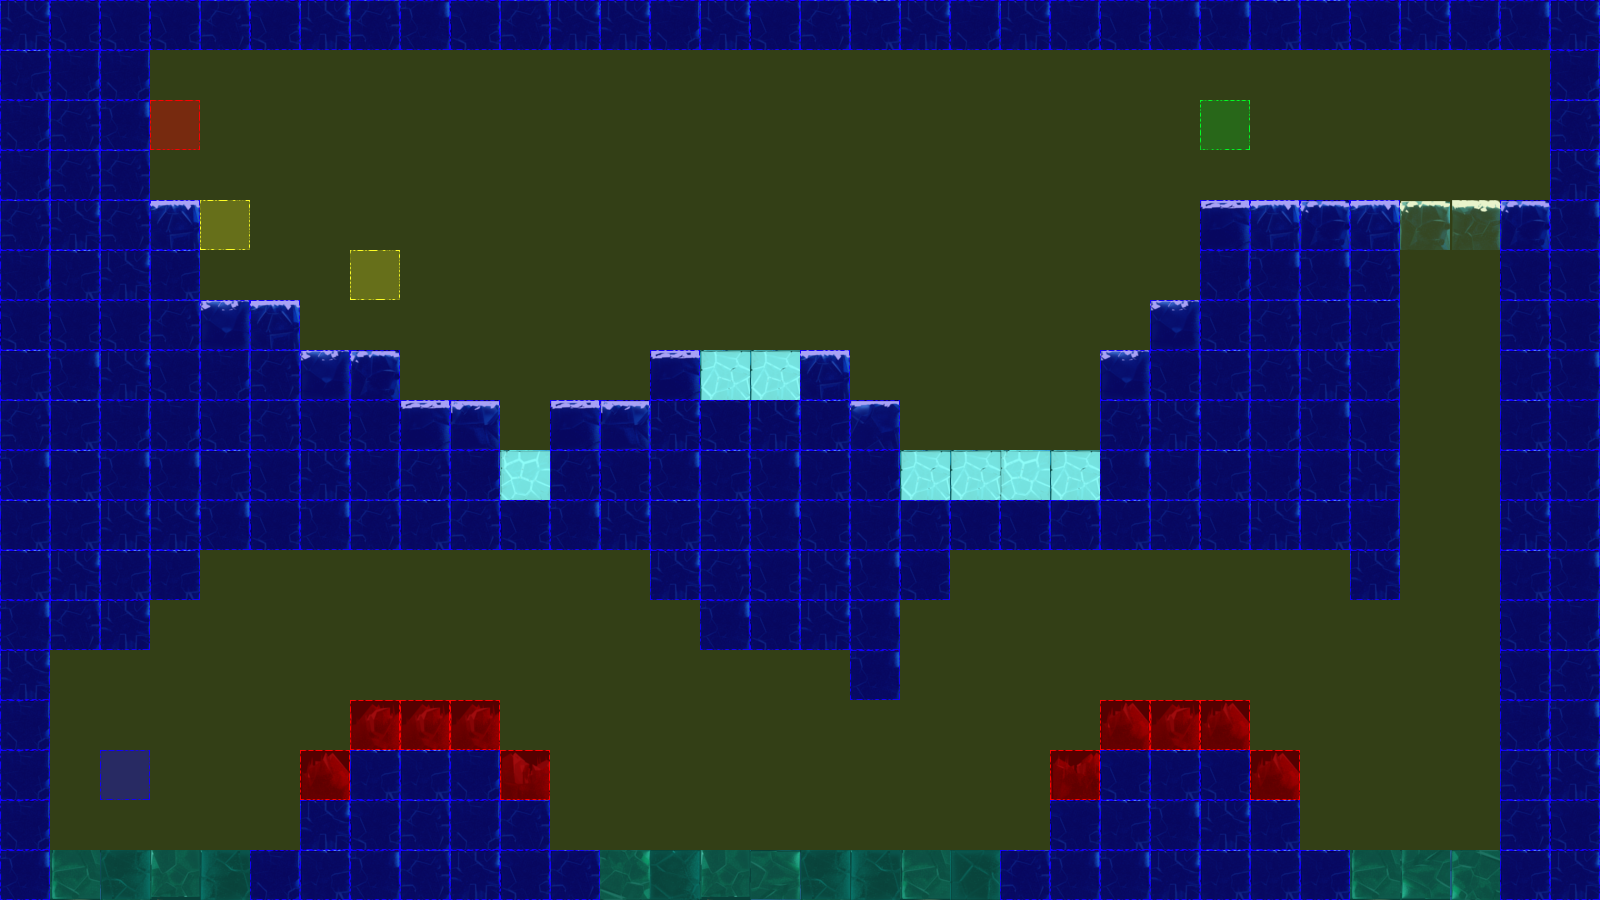

This is a level from a 2D game, rendered from its Tiled map with the project's own tilesets. A one-line summary and the map file follow, with tile-layer data summarised:
An orthogonal 32x18 tile map with 50x50 px tiles, 3 tile layers (terrain, collision, event), 2 tilesets.

<map version="1.0" orientation="orthogonal" renderorder="left-up" width="32" height="18" tilewidth="50" tileheight="50" nextobjectid="3">
 <tileset firstgid="1" name="frozenPlainsTile" tilewidth="50" tileheight="50" tilecount="50" columns="10">
  <image source="tiles/iceTile.png" width="500" height="251" />
 </tileset>
 <tileset firstgid="51" name="collisionTile" tilewidth="50" tileheight="50" tilecount="12" columns="3">
  <image source="tiles/collisionTile.png" width="150" height="200" />
 </tileset>
 <layer name="terrain" width="32" height="18">
  <data>[576 cells, 277 non-empty, 29 distinct tile ids]</data>
 </layer>
 <layer name="collision" width="32" height="18">
  <data>[576 cells, 576 non-empty, 4 distinct tile ids]</data>
 </layer>
 <layer name="event" width="32" height="18">
  <data>[576 cells, 5 non-empty, 4 distinct tile ids]</data>
 </layer>
</map>
